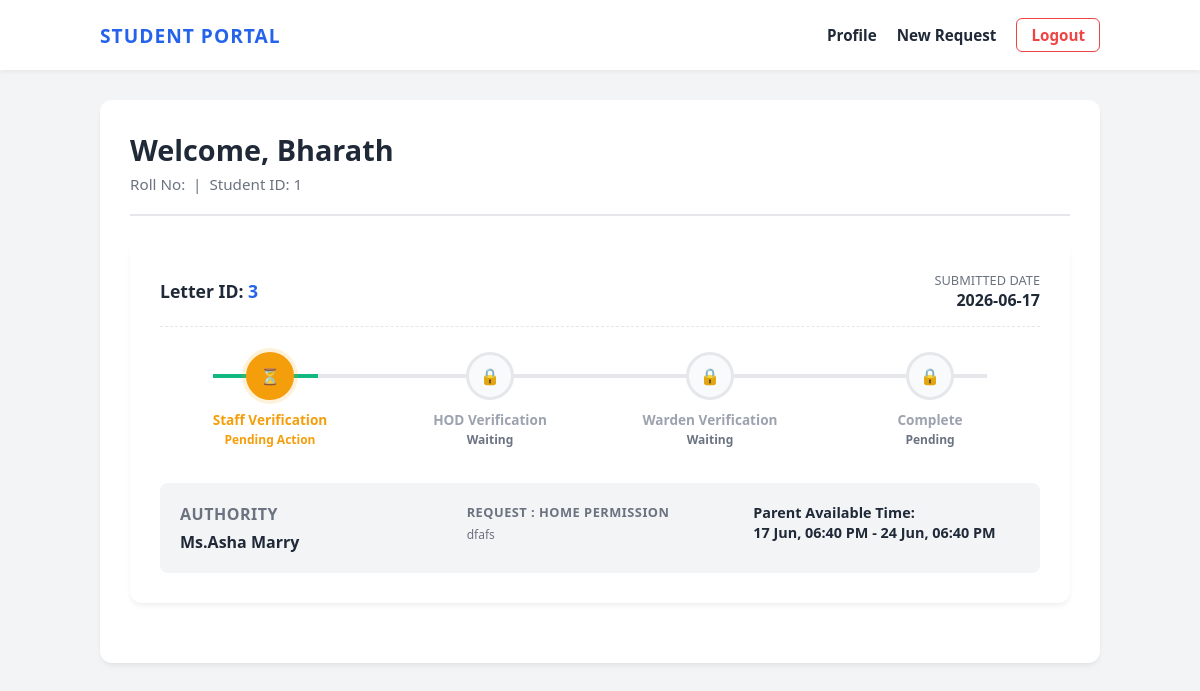
Screenshot of /student_page/1 (signed in) with the database file from the repository.
### app.py (models this page shows, shortened)
class Student(UserMixin, db.Model):
    id = db.Column(db.Integer, primary_key=True)
    register = db.Column(db.String(12), unique=True, nullable=False)
    dob = db.Column(db.String(10), nullable=False)
    name = db.Column(db.String(50), nullable=False)
    department = db.Column(db.String(100))
    year = db.Column(db.String(2))
    college = db.Column(db.String(100))
    room_no = db.Column(db.String(5))
    student_no = db.Column(db.String(10))
    father_no = db.Column(db.String(10))
    mother_no = db.Column(db.String(10))
    guardient_no = db.Column(db.String(10))

class Letter(db.Model):
    id = db.Column(db.Integer, primary_key=True)
    student_name = db.Column(db.String(50))
    student_department = db.Column(db.String(60))
    student_year = db.Column(db.String(10))
    student_college = db.Column(db.String(100))
    category = db.Column(db.String(50))  # e.g., 'Staff, HOD, Warden'
    nameSelection = db.Column(db.String(50))
    letter_content = db.Column(db.Text)   # The main body text
    request_category = db.Column(db.String(50))
    request_date = db.Column(db.String(20)) # The date string from the form
    parent_name = db.Column(db.String(100))
    parent_no = db.Column(db.Integer)
    parent_start_time = db.Column(db.DateTime)
    parent_end_time = db.Column(db.DateTime)
    status = db.Column(db.String(20), default='Progress') # Pending, Approved, Rejected
    student_id = db.Column(db.Integer, db.ForeignKey('student.id'))
    created_at = db.Column(db.DateTime, default=datetime.utcnow)

### app.py (the view)
@app.route('/student_page/<int:id>')
@login_required
def student_page(id) :
    if current_user.id != id:
        return render_template('error_page.html')
    student = Student.query.get_or_404(id)
    letters = Letter.query.filter_by(student_id=id).order_by(Letter.id.desc()).all()
    return render_template('student_page.html', student=student,letters=letters)

### app.py (called while the page is built, shortened)
@login_manager.user_loader
def load_user(user_id):
    uid = int(user_id)
    user = User.query.get(uid)
    if user:
        return user

### templates/student_page.html (shortened to what this page needs)
<!DOCTYPE html>
<html lang="en">
<head>
</head>
<body>
    <nav class="navbar">
        <a href="#" class="nav-logo">STUDENT PORTAL</a>
        <div class="nav-links">
            <a href="{{ url_for('student_profile', student_id=student.id) }}">Profile</a>
            <a href="{{ url_for('request_letter', student_id=student.id) }}">New Request</a>
            <a href="/logout" class="logout-link">Logout</a>
        </div>
    </nav>
    <div class="container">
        <div class="profile-header">
            <h1>Welcome, {{ student.name }}</h1>
            <p>Roll No: {{ student.username }} &nbsp;|&nbsp; Student ID: {{ student.id }}</p>
        </div>
        {% for letter in letters %}
        {% if letter.status != 'Complete' %}
        {% set current_status = letter.status.lower() %}
        {% if letter.category == 'staff' %}
        <div class="tracking-container">
            <div class="tracking-header">
                <div class="order-id">
                    Letter ID: <span>{{ letter.id }}</span>
                </div>
                <div class="expected-delivery">
                    <p>Submitted date</p>
                    <font>{{ letter.request_date }}</font>
                </div>
            </div>
            <div class="tracking-timeline track-4">
                <div class="timeline-step
                    {%- if current_status in ['pending hod', 'pending warden', 'approved', 'rejected hod', 'rejected warden'] %} completed
                    {%- elif current_status == 'pending staff' %} pending
                    {%- elif current_status == 'rejected staff' %} rejected
                    {%- else %} disabled {% endif %}">
                    <div class="step-icon">
                        {% if current_status in ['pending hod', 'pending warden', 'approved', 'rejected hod', 'rejected warden'] %} ✓
                        {% elif current_status == 'pending staff' %} ⏳
                        {% elif current_status == 'rejected staff' %} ✕
                        {% else %} 🔒 {% endif %}
                    </div>
                    <div>
                        <div class="step-label">Staff Verification</div>
                        <div class="step-time">
                            {% if current_status in ['pending hod', 'pending warden', 'approved', 'rejected hod', 'rejected warden'] %} Verified
                            {% elif current_status == 'pending staff' %} Pending Action
                            {% elif current_status == 'rejected staff' %} Rejected
                            {% else %} Waiting {% endif %}
                        </div>
                    </div>
                </div>
                <div class="timeline-step
                    {%- if current_status in ['pending warden', 'approved', 'rejected warden'] %} completed
                    {%- elif current_status == 'pending hod' %} pending
                    {%- elif current_status == 'rejected hod' %} rejected
                    {%- else %} disabled {% endif %}">
                    <div class="step-icon">
                        {% if current_status in ['pending warden', 'approved', 'rejected warden'] %} ✓
                        {% elif current_status == 'pending hod' %} ⏳
                        {% elif current_status == 'rejected hod' %} ✕
                        {% else %} 🔒 {% endif %}
                    </div>
                    <div>
                        <div class="step-label">HOD Verification</div>
                        <div class="step-time">
                            {% if current_status in ['pending warden', 'approved', 'rejected warden'] %} Verified
                            {% elif current_status == 'pending hod' %} Pending Action
                            {% elif current_status == 'rejected hod' %} Rejected
                            {% else %} Waiting {% endif %}
                        </div>
                    </div>
                </div>
                <div class="timeline-step
                    {%- if current_status == 'approved' %} completed
                    {%- elif current_status == 'pending warden' %} pending
                    {%- elif current_status == 'rejected warden' %} rejected
                    {%- else %} disabled {% endif %}">
                    <div class="step-icon">
                        {% if current_status == 'approved' %} ✓
                        {% elif current_status == 'pending warden' %} ⏳
                        {% elif current_status == 'rejected warden' %} ✕
                        {% else %} 🔒 {% endif %}
                    </div>
                    <div>
                        <div class="step-label">Warden Verification</div>
                        <div class="step-time">
                            {% if current_status == 'approved' %} Verified
                            {% elif current_status == 'pending warden' %} Pending Action
                            {% elif current_status == 'rejected warden' %} Rejected
                            {% else %} Waiting {% endif %}
                        </div>
                    </div>
                </div>
                <div class="timeline-step
                    {%- if current_status == 'approved' %} completed
                    {%- elif 'rejected' in current_status %} rejected
                    {%- else %} disabled {% endif %}">
                    <div class="step-icon">
                        {% if current_status == 'approved' %}
                        <a href="{{ url_for('qr_code', letter_id=letter.id) }}" class="qr-link">
                            <svg xmlns="http://www.w3.org/2000/svg" style="color: white;" width="20" height="20" fill="currentColor" viewBox="0 0 16 16">
                                <path d="M2 2h2v2H2zM6 0v6H0V0zM5 1H1v4h4zM4 12H2v2h2zM6 10v6H0v-6zm-5 1v4h4v-4zm11-9h2v2h-2zM10 0v6h6V0zm5 1v4h-4V1zM8 1V0h1v2H8v2H7V1zm0 5V4h1v2zM6 8V7h1V6h1v2h1V7h5v1h-4v1H7V8zm0 0v1H2V8H1v1H0V7h3v1zm10 1h-1V7h1zm-1 0h-1v2h2v-1h-1zm-4 0h2v1h-1v1h-1zm2 3v-1h-1v1h-1v1H9v1h3v-2zm0 0h3v1h-2v1h-1zm-4-1v1h1v-2H7v1zM7 12h1v3h4v1H7zm9 2v2h-3v-1h2v-1z"/>
                            </svg>
                        </a>
                        {% elif 'rejected' in current_status %} ✕
                        {% else %} 🔒 {% endif %}
                    </div>
                    <div>
                        <div class="step-label">Complete</div>
                        <div class="step-time">
                            {% if current_status == 'approved' %} Active Pass
                            {% elif 'rejected' in current_status %} Cancelled
                            {% else %} Pending {% endif %}
                        </div>
                    </div>
                </div>
            </div>
            <div class="shipping-summary">
                <div class="summary-block">
                    <h4 style="font-size: medium; font-weight: bold;">Authority</h4>
                    <h3 style="font-size: medium; font-weight: bold;">{{ letter.nameSelection }}</h3>
                </div>
                <div class="summary-block">
                    <h4>Request : {{ letter.request_category.replace('_', ' ').title() }}</h4>
                    <p style="font-size: 12px; font-weight: normal; color: var(--text-muted);">{{ letter.letter_content }}</p>
                </div>
                <div class="summary-block">
                    <p><strong>Parent Available Time:</strong> <br> {{ letter.parent_start_time.strftime('%d %b, %I:%M %p') }} - {{ letter.parent_end_time.strftime('%d %b, %I:%M %p') }}</p>
                </div>
            </div>
        </div>
        {% endif %}
        {% endif %}
        {% endfor %}
    </div>
</body>
</html>

### templates/student_page.html (style rules this page uses)
:root { --primary-color: #2563eb; --primary-hover: #1d4ed8; --success-color: #10b981; --warning-color: #f59e0b; --danger-color: #ef4444; --text-main: #1f2937; --text-muted: #6b7280; --bg-body: #f3f4f6; --bg-card: #ffffff; --border-color: #e5e7eb; }
* { box-sizing: border-box; margin: 0; padding: 0; font-family: 'Segoe UI', Tahoma, Geneva, Verdana, sans-serif; }
body { background-color: var(--bg-body); color: var(--text-main); padding: 100px 20px 40px 20px; display: flex; flex-direction: column; align-items: center; }
.navbar { position: fixed; top: 0; left: 0; right: 0; height: 70px; background: var(--bg-card); display: flex; justify-content: space-between; align-items: center; padding: 0 max(20px, calc((100% - 1000px) / 2)); box-shadow: 0 2px 4px rgba(0, 0, 0, 0.05); z-index: 1000; }
.nav-logo { font-weight: 800; letter-spacing: 1px; color: var(--primary-color); text-decoration: none; font-size: 1.2rem; }
.nav-links { display: flex; gap: 20px; align-items: center; }
.nav-links a { text-decoration: none; color: var(--text-main); font-weight: 600; font-size: 0.95rem; transition: color 0.2s; }
.nav-links .logout-link { color: var(--danger-color); border: 1px solid var(--danger-color); padding: 6px 14px; border-radius: 6px; transition: all 0.2s; }
.container, .tracking-container { width: 100%; max-width: 1000px; background: var(--bg-card); border-radius: 12px; box-shadow: 0 4px 6px -1px rgba(0, 0, 0, 0.05), 0 2px 4px -1px rgba(0, 0, 0, 0.03); padding: 30px; margin-bottom: 30px; }
.profile-header { border-bottom: 2px solid var(--border-color); padding-bottom: 20px; margin-bottom: 25px; }
.profile-header h1 { font-size: 1.8rem; font-weight: 700; color: var(--text-main); margin-bottom: 5px; }
.profile-header p { color: var(--text-muted); font-size: 0.95rem; }
.tracking-header { display: flex; justify-content: space-between; align-items: center; border-bottom: 1px dashed var(--border-color); padding-bottom: 15px; margin-bottom: 25px; }
.order-id { font-size: 1.1rem; font-weight: 700; }
.order-id span { color: var(--primary-color); }
.expected-delivery { text-align: right; }
.expected-delivery p { font-size: 0.8rem; color: var(--text-muted); text-transform: uppercase; }
.expected-delivery font { font-weight: 600; }
.tracking-timeline { display: flex; justify-content: space-between; position: relative; margin-bottom: 35px; }
.tracking-timeline::before { content: ''; position: absolute; top: 22px; left: 6%; right: 6%; height: 4px; background-color: var(--border-color); z-index: 1; }
.timeline-step { display: flex; flex-direction: column; align-items: center; position: relative; z-index: 2; flex: 1; text-align: center; }
.step-icon { width: 48px; height: 48px; border-radius: 50%; background-color: #ffffff; border: 3px solid var(--border-color); display: flex; justify-content: center; align-items: center; font-size: 1rem; color: var(--text-muted); font-weight: bold; transition: all 0.3s ease; }
.step-label { margin-top: 10px; font-size: 0.85rem; font-weight: 600; color: var(--text-muted); }
.step-time { font-size: 0.75rem; color: var(--text-muted); margin-top: 2px; font-weight: 600; }
.timeline-step.pending .step-icon { border-color: var(--warning-color); background-color: var(--warning-color); color: white; box-shadow: 0 0 0 4px rgba(245, 158, 11, 0.15); }
.timeline-step.pending .step-label { color: var(--warning-color); }
.timeline-step.pending .step-time { color: var(--warning-color); }
.timeline-step.disabled .step-icon { border-color: var(--border-color); background-color: #f9fafb; color: #d1d5db; }
.timeline-step.disabled .step-label { color: #9ca3af; }
.shipping-summary { background-color: var(--bg-body); border-radius: 8px; padding: 20px; display: grid; grid-template-columns: repeat(auto-fit, minmax(220px, 1fr)); gap: 20px; }
.summary-block h4 { font-size: 0.8rem; text-transform: uppercase; letter-spacing: 0.5px; color: var(--text-muted); margin-bottom: 6px; }
.summary-block p { font-size: 0.9rem; font-weight: 600; color: var(--text-main); line-height: 1.4; }

### rows the page displays
Student: name "Bharath", id "1"
Letter: id "3", request_date "2026-06-17", nameSelection "Ms.Asha Marry", request_category.replace "HOME PERMISSION", letter_content "dfafs", parent_start_time "17 Jun, 06:40 PM", parent_end_time "24 Jun, 06:40 PM"
